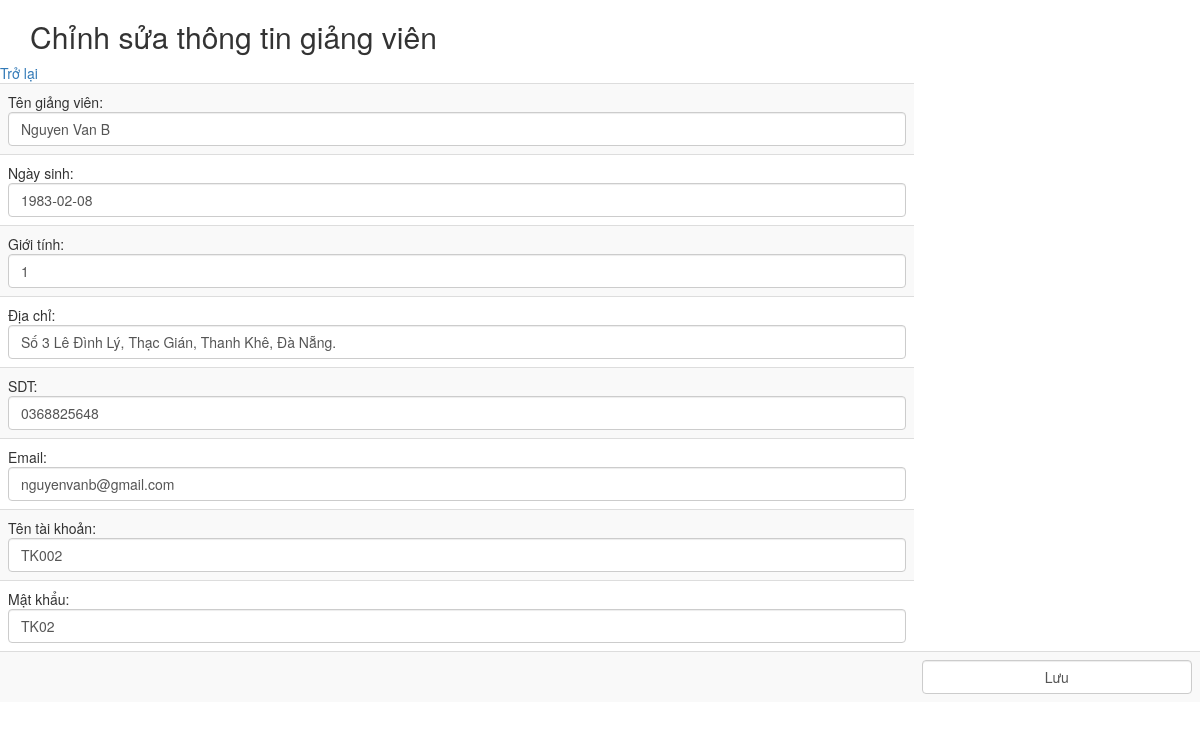
Page /index.php/giangvien/edit/GV002 on the earlier database version.
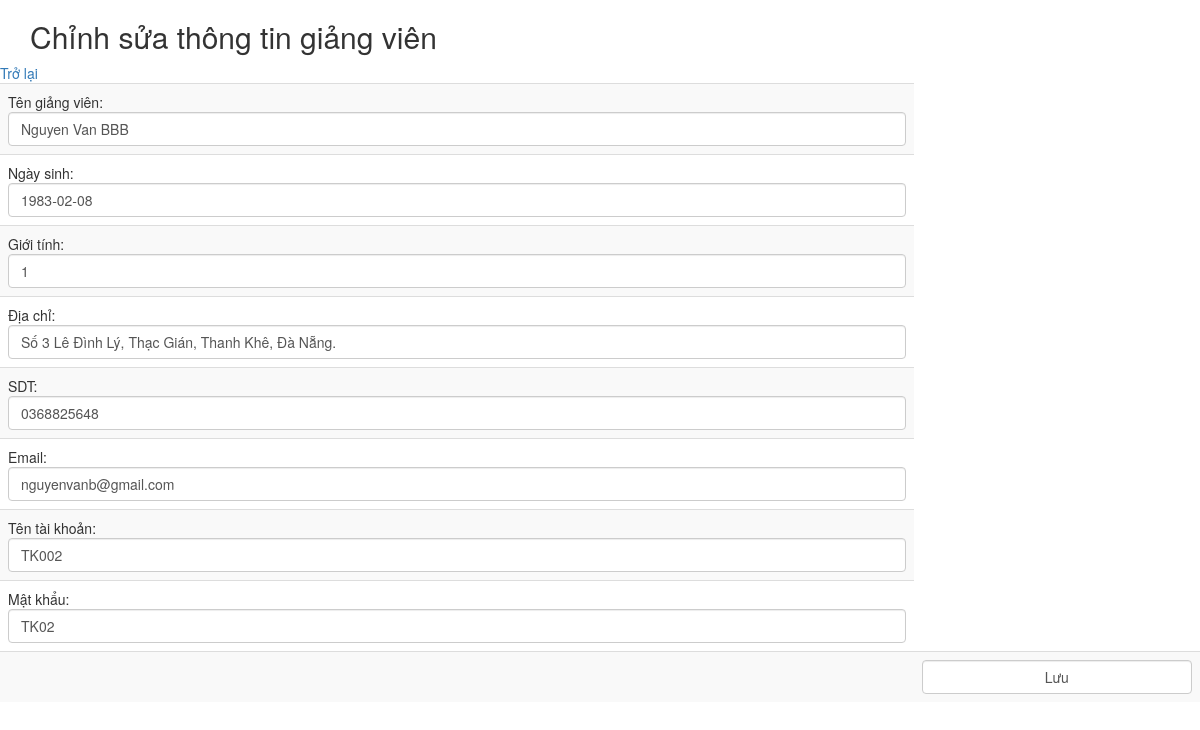
Same page on the later database version.
### tables this page shows
CREATE TABLE `giangvien` (
  `MaGV` varchar(12) NOT NULL,
  `MaKhoa` varchar(12) NOT NULL,
  `TenGV` varchar(50) NOT NULL,
  `NgaySinh` date NOT NULL,
  `GioiTinh` tinyint(1) NOT NULL,
  `DiaChi` varchar(50) NOT NULL,
  `SDT` varchar(10) NOT NULL,
  `Email` varchar(25) NOT NULL,
  `TenTK` varchar(50) NOT NULL,
  `MatKhau` varchar(20) NOT NULL
);

### application/controllers/giangvien.php (called while the page is built, shortened)
<?php
 class GiangVien extends CI_Controller
 {
 	public function __construct()
 	{
 		$this->load->Model("giangvien_model");
 	}
	public function edit($MaGV)
	{
		$this->load->helper('url');
		$data['giangvien'] = $this->giangvien_model->getByMaGV($MaGV);
		$this->load->view('layout/giangvien/edit', $data);
	}
 }

### index.php (called while the page is built, shortened)
<?php
require_once BASEPATH.'core/CodeIgniter.php';

### application/models/giangvien_model.php (called while the page is built, shortened)
<?php
class giangvien_model extends CI_Model
{
	public function getByMaGV($MaGV)
	{
		$this->db->from('giangvien');
		$this->db->where('MaGV', $MaGV);
		$query = $this->db->get();
		return $query->row();
	}
}

### application/views/layout/giangvien/edit.php (the view, shortened to what this page needs)
<!DOCTYPE html>
<html lang="en">
<head>
      <link rel="stylesheet" href="https://maxcdn.bootstrapcdn.com/bootstrap/3.4.1/css/bootstrap.min.css">
</head>
<body>
	<h2 class="container clearfix">Chỉnh sửa thông tin giảng viên</h2>
	<a href="<?php echo site_url('giangvien/')?>"> Trở lại </a>
    <table class="table table-striped">
    <form action="<?php echo site_url('giangvien/update/'.$giangvien->MaGV)?>" method="post">
		<tr>
		<td>Tên giảng viên:
		<input type="text" name="TenGV" class="form-control" value="<?php echo $giangvien->TenGV ?>"/>
		</td>
		</tr>
		<tr>
		<td>Ngày sinh:
		<input type="text" name="NgaySinh" class="form-control" value="<?php echo $giangvien->NgaySinh ?>"/>
		</td>
		</tr>
		<tr>
		<td>Giới tính:
		<input type="text" name="GioiTinh" class="form-control" value="<?php echo $giangvien->GioiTinh ?>"/>
		</td>
		</tr>
		<tr>
		<td>Địa chỉ:
		<input type="text" name="DiaChi" class="form-control" value="<?php echo $giangvien->DiaChi ?>"/>
		</td>
		</tr>
		<tr>
		<td>SDT:
		<input type="text" name="SDT" class="form-control" value="<?php echo $giangvien->SDT ?>"/>
		</td>
		</tr>
		<tr>
		<td>Email:
		<input type="text" name="Email" class="form-control" value="<?php echo $giangvien->Email ?>"/>
		</td>
		</tr>
		<tr>
		<td>Tên tài khoản:
		<input type="text" name="TenTK" class="form-control" value="<?php echo $giangvien->TenTK ?>"/>
		</td>
		</tr>
		<tr>
		<td>Mật khẩu:
		<input type="text" name="MatKhau" class="form-control" value="<?php echo $giangvien->MatKhau ?>"/>
		</td>
		</tr>
		<tr>
			<td></td>
		<td>
		<input type="submit" name="submit" class="form-control" value="Lưu"/>
		</td>
		</tr>
    </form>
    </table>
</body>
</html>

Differences in the rows shown:
changed giangvien "Số 3 Lê Đình Lý, Thạc Gián, Thanh Khê, Đà Nẵng.": TenGV "Nguyen Van B" → "Nguyen Van BBB"
